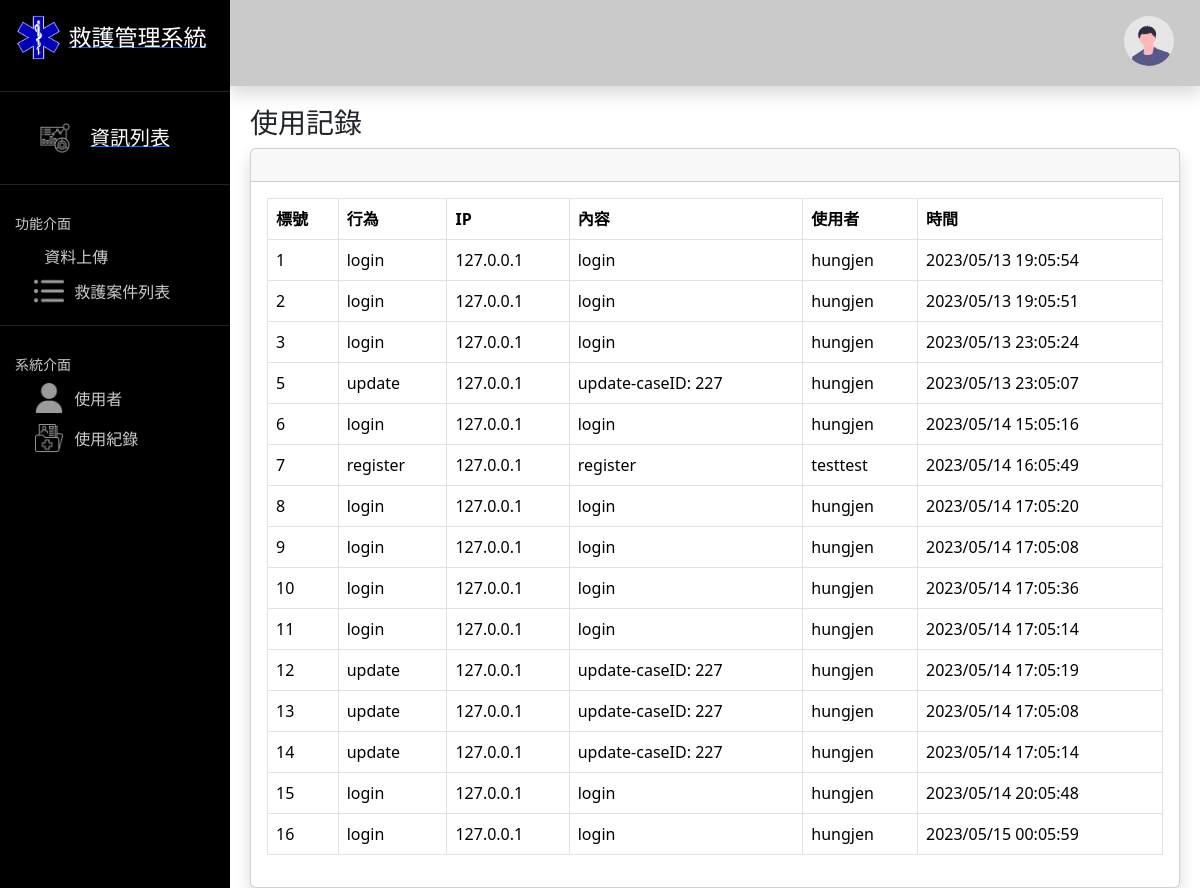
The app's page /record (signed in) with its own data.
### main/models.py (models this page shows)
class Record(models.Model):
    Active = models.CharField(max_length = 10) #行為
    IP = models.GenericIPAddressField() #用戶IP位置
    Content = models.CharField(max_length = 100) #內容
    Member = models.CharField(max_length = 10) #使用者
    DateTime = models.DateTimeField("Date modified", default=timezone.now) #紀錄時間

### main/views.py (the view)
# urls.py: path('record', views.record, name='record'),
@login_required(login_url=LOGIN_URL)
def record(request):
    record_table = Record.objects.all()
    context = {'record_table': record_table}
    return render(request, 'main/record.html', context)

### templates/main/record.html (shortened to what this page needs)
{% extends "main/header.html" %}
{% load static %}
{% block content %}
    <h1 class="h3 mb-2 text-gray-800">使用記錄</h1>
    <div class="card shadow mb-4">
        <div class="card-header py-3">
        </div>
        <div class="card-body">
            <div class="table">
                <table class="table table-bordered" width="100%" cellspacing="0">
                    <thead>
                        <tr>
                            <th>標號</th>
                            <th>行為</th>
                            <th>IP</th>
                            <th>內容</th>
                            <th>使用者</th>
                            <th>時間</th>
                        </tr>
                    </thead>
                    <tbody>
                        {% for record in record_table %}
                            <tr>
                                <td>{{ record.id }}</td>
                                <td>{{ record.Active }}</td>
                                <td>{{ record.IP }}</td>
                                <td>{{ record.Content }}</td>
                                <td>{{ record.Member }}</td>
                                <td>{{ record.DateTime|date:"Y/m/d H:m:s" }}</td>
                            </tr>
                        {% endfor %}
                    </tbody>
                </table>
            </div>
        </div>
    </div>
{% endblock content %}

### static/include/navbar.css (style rules this page uses)
:root { --navbar-background-color: #CACACA; --navbar-height: 86px; }

### static/main/header.css (style rules this page uses)
body { height: 100vh!important; }

### static/include/sidebar.css (style rules this page uses)
:root { --sidebar-width: 230px; --sidebar-background-color: black; --function-interface-padding-left: 15px; --function-interface-padding-top: 10px; --icon-size: 30px; }

### records on screen
Record: id "1", Active "login", IP "127.0.0.1", Content "login", Member "hungjen", DateTime "2023/05/13 19:05:54"
Record: id "2", Active "login", IP "127.0.0.1", Content "login", Member "hungjen", DateTime "2023/05/13 19:05:51"
Record: id "3", Active "login", IP "127.0.0.1", Content "login", Member "hungjen", DateTime "2023/05/13 23:05:24"
Record: id "5", Active "update", IP "127.0.0.1", Content "update-caseID: 227", Member "hungjen", DateTime "2023/05/13 23:05:07"
Record: id "6", Active "login", IP "127.0.0.1", Content "login", Member "hungjen", DateTime "2023/05/14 15:05:16"
Record: id "7", Active "register", IP "127.0.0.1", Content "register", Member "testtest", DateTime "2023/05/14 16:05:49"
Record: id "8", Active "login", IP "127.0.0.1", Content "login", Member "hungjen", DateTime "2023/05/14 17:05:20"
Record: id "9", Active "login", IP "127.0.0.1", Content "login", Member "hungjen", DateTime "2023/05/14 17:05:08"
Record: id "10", Active "login", IP "127.0.0.1", Content "login", Member "hungjen", DateTime "2023/05/14 17:05:36"
Record: id "11", Active "login", IP "127.0.0.1", Content "login", Member "hungjen", DateTime "2023/05/14 17:05:14"
Record: id "12", Active "update", IP "127.0.0.1", Content "update-caseID: 227", Member "hungjen", DateTime "2023/05/14 17:05:19"
Record: id "13", Active "update", IP "127.0.0.1", Content "update-caseID: 227", Member "hungjen", DateTime "2023/05/14 17:05:08"
Record: id "14", Active "update", IP "127.0.0.1", Content "update-caseID: 227", Member "hungjen", DateTime "2023/05/14 17:05:14"
Record: id "15", Active "login", IP "127.0.0.1", Content "login", Member "hungjen", DateTime "2023/05/14 20:05:48"
Record: id "16", Active "login", IP "127.0.0.1", Content "login", Member "hungjen", DateTime "2023/05/15 00:05:59"
